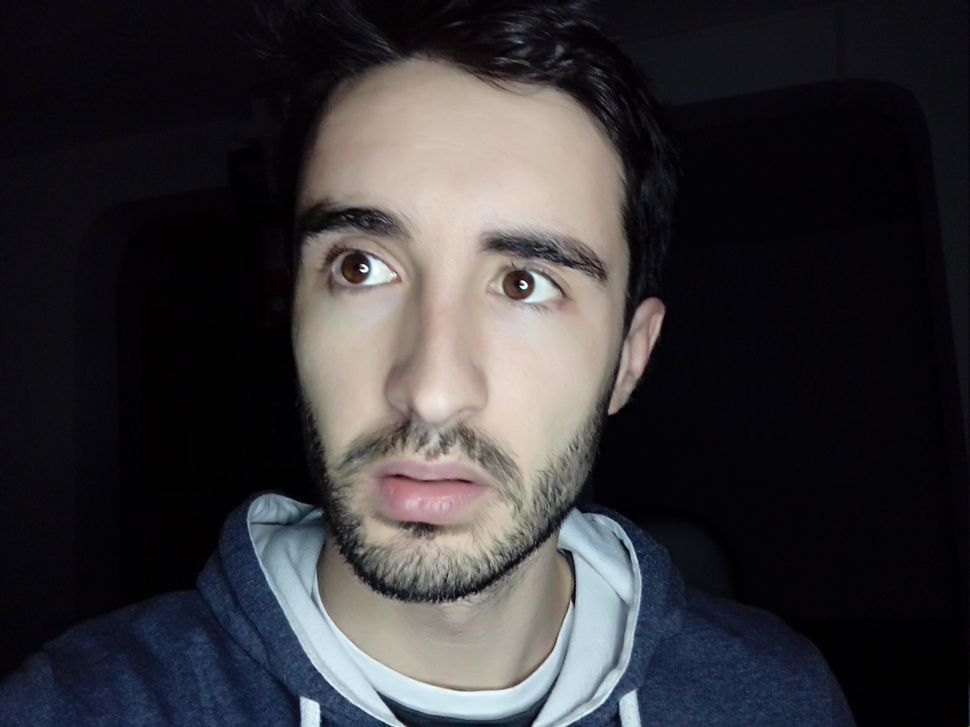
#> input picture sample.jpg, 970 x 727 px, shrunk from 2560 x 1920 before the run
$ python run.py
#> lines starting #> are read from the running program, lines starting #| are printed output that depends on the picture
import cv2
import csv

img = cv2.imread('sample.jpg')
#> img is the input picture: shape (727, 970, 3); mean B, G, R 55.9, 52.9, 54.6
height, width, channels = img.shape
#> height = 727; width = 970; channels = 3

gray_img = cv2.cvtColor(img, cv2.COLOR_BGR2GRAY)
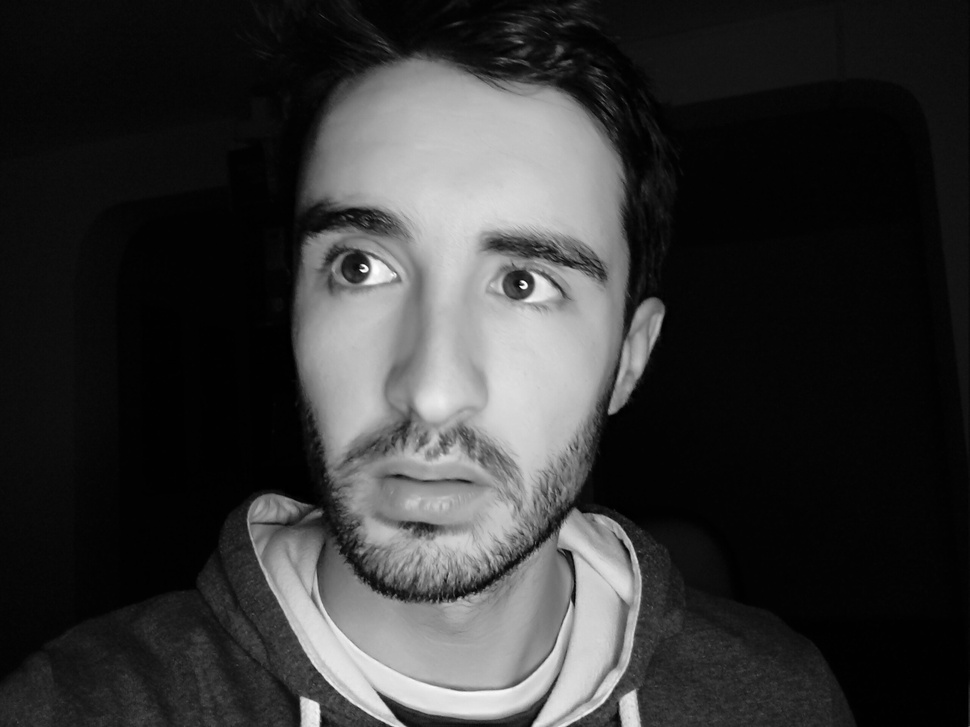
#> gray_img: shape (727, 970); min 0, max 254, mean 53.7
inv_gray_img = cv2.bitwise_not(gray_img)
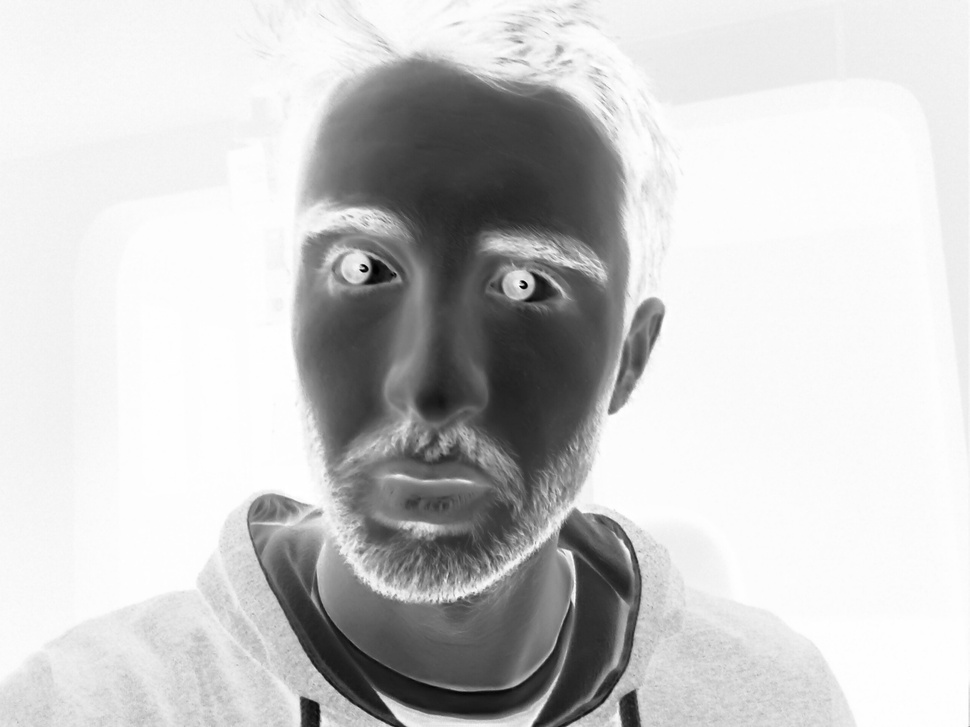
#> inv_gray_img: shape (727, 970); min 1, max 255, mean 201.3

# cv2.imshow('Gray image', gray)
dice_per_row = 120

z_fill_len = len(str(dice_per_row))

csv_row_columns = [str(element).zfill(z_fill_len) for element in list(range(1, dice_per_row+1))]

dice_side_dimension = int(width / dice_per_row)
#> dice_side_dimension = 8

x1, y1 = 0, 0
x2, y2 = dice_side_dimension, dice_side_dimension
#> x2 = 8; y2 = 8

max_gray = 255
min_gray = 0

start_range = min_gray
step_range = int(max_gray / 6)  # 6 dice faces
end_range = min_gray + step_range

dice_faces = []

for _ in range(0,6):
    dice_faces.append((start_range, end_range + 1 if end_range <= max_gray else max_gray + 1))
    start_range = end_range + 1
    end_range += step_range + 1

def draw_dice(x1, x2, y1, y2, dice_face):
    cv2.rectangle(inv_gray_img, (x1, y1), (x2, y2), int(240), -1)
    cv2.rectangle(inv_gray_img, (x1, y1), (x2, y2), (255,0,0), 1)

    if dice_face == 1:
        c1 = (int(x1 + (x2-x1) / 2), int(y1 + (y2-y1) / 2))
        cv2.circle(inv_gray_img, c1, 4, int(255/dice_face), -1)

    if dice_face == 2:
        c1 = int(x1 + int((x2-x1) / 2)), int(y1 + int((y2 - y1) / 6))
        c2 = int(x1 + int((x2-x1) / 2)), int(y2 - int((y2 - y1) / 6))

        cv2.circle(inv_gray_img, c1, 2, int(255/dice_face), -1)
        cv2.circle(inv_gray_img, c2, 2, int(255/dice_face), -1)

    if dice_face == 3:
        c1 = int(x1 + int((x2-x1) / 3)), int(y1 + int((y2 - y1) / 3))
        c2 = int(x1 + int((x2-x1) / 2)), int(y1 + int((y2 - y1) / 2))
        c3 = int(x2 - int((x2-x1) / 3)), int(y2 - int((y2 - y1) / 3))

        cv2.circle(inv_gray_img, c1, 2, int(255/dice_face), -1)
        cv2.circle(inv_gray_img, c2, 2, int(255/dice_face), -1)
        cv2.circle(inv_gray_img, c3, 2, int(255/dice_face), -1)

    if dice_face == 4:
        c1 = int(x1 + int((x2-x1) / 3)), int(y1 + int((y2 - y1) / 3))
        c2 = int(x2 - int((x2-x1) / 3)), int(y1 + int((y2 - y1) / 3))
        c3 = int(x1 + int((x2-x1) / 3)), int(y2 - int((y2 - y1) / 3))
        c4 = int(x2 - int((x2-x1) / 3)), int(y2 - int((y2 - y1) / 3))

        cv2.circle(inv_gray_img, c1, 2, int(255/dice_face), -1)
        cv2.circle(inv_gray_img, c2, 2, int(255/dice_face), -1)
        cv2.circle(inv_gray_img, c3, 2, int(255/dice_face), -1)
        cv2.circle(inv_gray_img, c4, 2, int(255/dice_face), -1)

    if dice_face == 5:
        c1 = int(x1 + int((x2-x1) / 3)), int(y1 + int((y2 - y1) / 6))
        c2 = int(x2 - int((x2-x1) / 3)), int(y1 + int((y2 - y1) / 6))
        c3 = int(x1 + int((x2-x1) / 3)), int(y2 - int((y2 - y1) / 6))
        c4 = int(x2 - int((x2-x1) / 3)), int(y2 - int((y2 - y1) / 6))
        c5 = int(x1 + int((x2-x1) / 2)), int(y1 + int((y2 - y1) / 2))

        cv2.circle(inv_gray_img, c1, 2, int(255/dice_face), -1)
        cv2.circle(inv_gray_img, c2, 2, int(255/dice_face), -1)
        cv2.circle(inv_gray_img, c3, 2, int(255/dice_face), -1)
        cv2.circle(inv_gray_img, c4, 2, int(255/dice_face), -1)
        cv2.circle(inv_gray_img, c5, 2, int(255/dice_face), -1)

    if dice_face == 6:
        c1 = int(x1 + int((x2-x1) / 3)), int(y1 + int((y2 - y1) / 6))
        c2 = int(x2 - int((x2-x1) / 3)), int(y1 + int((y2 - y1) / 6))
        c3 = int(x1 + int((x2-x1) / 3)), int(y2 - int((y2 - y1) / 6))
        c4 = int(x2 - int((x2-x1) / 3)), int(y2 - int((y2 - y1) / 6))
        c5 = int(x1 + int((x2-x1) / 3)), int(y1 + int((y2 - y1) / 2))
        c6 = int(x2 - int((x2-x1) / 3)), int(y1 + int((y2 - y1) / 2))

        cv2.circle(inv_gray_img, c1, 2, int(255/dice_face), -1)
        cv2.circle(inv_gray_img, c2, 2, int(255/dice_face), -1)
        cv2.circle(inv_gray_img, c3, 2, int(255/dice_face), -1)
        cv2.circle(inv_gray_img, c4, 2, int(255/dice_face), -1)
        cv2.circle(inv_gray_img, c5, 2, int(255/dice_face), -1)
        cv2.circle(inv_gray_img, c6, 2, int(255/dice_face), -1)


for row in range(1, int(height / dice_side_dimension) + 1):
    csv_row_values = []

    while x2 < width:
        cv2.rectangle(gray_img, (x1, y1), (x2, y2), (255,0,0), 1)
        cv2.rectangle(img, (x1, y1), (x2, y2), (255,0,0), 1)
        cv2.rectangle(inv_gray_img, (x1, y1), (x2, y2), (255,0,0), 1)

        # sub_image = img[y:y+h, x:x+w]
        x = x1
        y = y1
        w = x2-x1
        h = y2-y1
        dice_val = 1

        mean_val = cv2.mean(inv_gray_img[y:y+h, x:x+w])

        for ran in dice_faces:
            if int(mean_val[0]) in range(ran[0], ran[-1]):
                dice_val = dice_faces.index(ran) + 1
                cv2.putText(gray_img, str(dice_val), (int(x+dice_side_dimension/3),int(y-dice_side_dimension/2)), cv2.FONT_HERSHEY_SIMPLEX, 0.2, (0, 255, 0))
                cv2.putText(img, str(dice_val), (int(x+dice_side_dimension/3),int(y-dice_side_dimension/2)), cv2.FONT_HERSHEY_SIMPLEX, 0.2, (0, 255, 0))

                draw_dice(x1, x2 , y1, y2, dice_val)

                break

        x1 += dice_side_dimension
        x2 += dice_side_dimension

        csv_row_values.append(str(dice_val).zfill(z_fill_len))

    x1 = 0
    x2 = dice_side_dimension

    y1 = dice_side_dimension * row
    y2 = dice_side_dimension * row + dice_side_dimension

    with open('output.csv', "a") as output:
        writer = csv.writer(output, lineterminator='\n')

        writer.writerow([row, '-'] + csv_row_columns)
        writer.writerow([row, '-'] + csv_row_values)
        writer.writerow('')
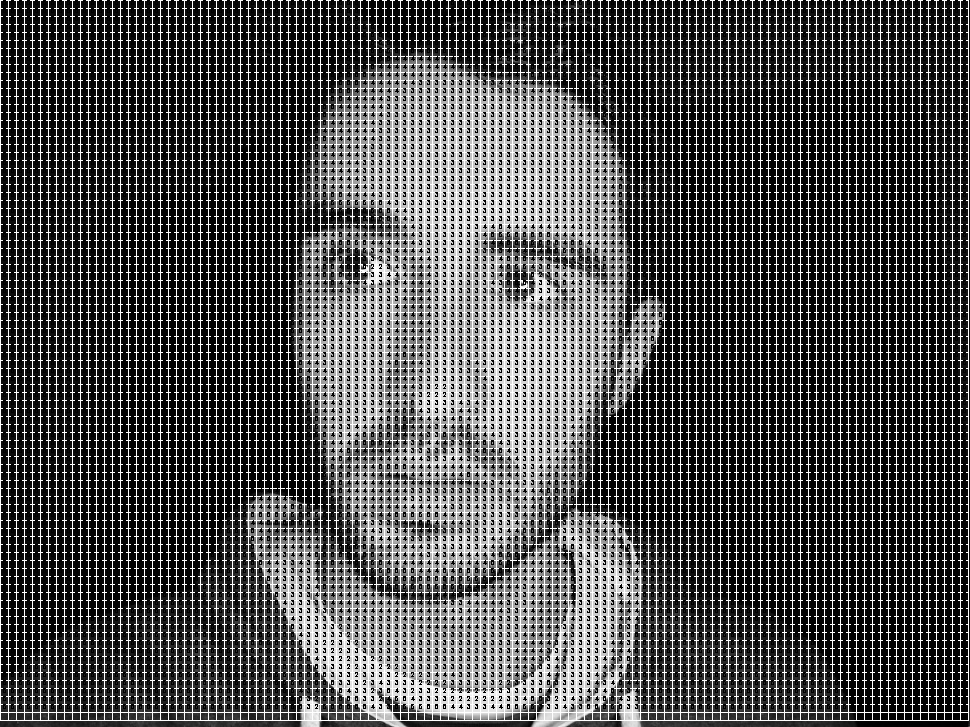
#> gray_img: shape (727, 970); min 0, max 255, mean 83
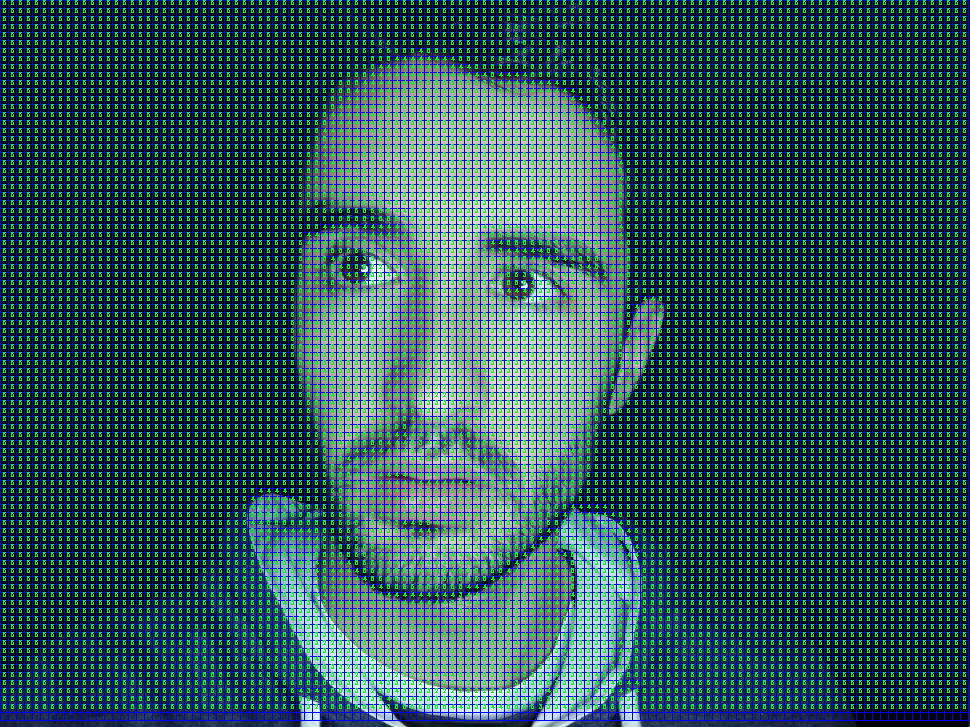
#> img: shape (727, 970, 3); mean B, G, R 84.4, 79.2, 34.7
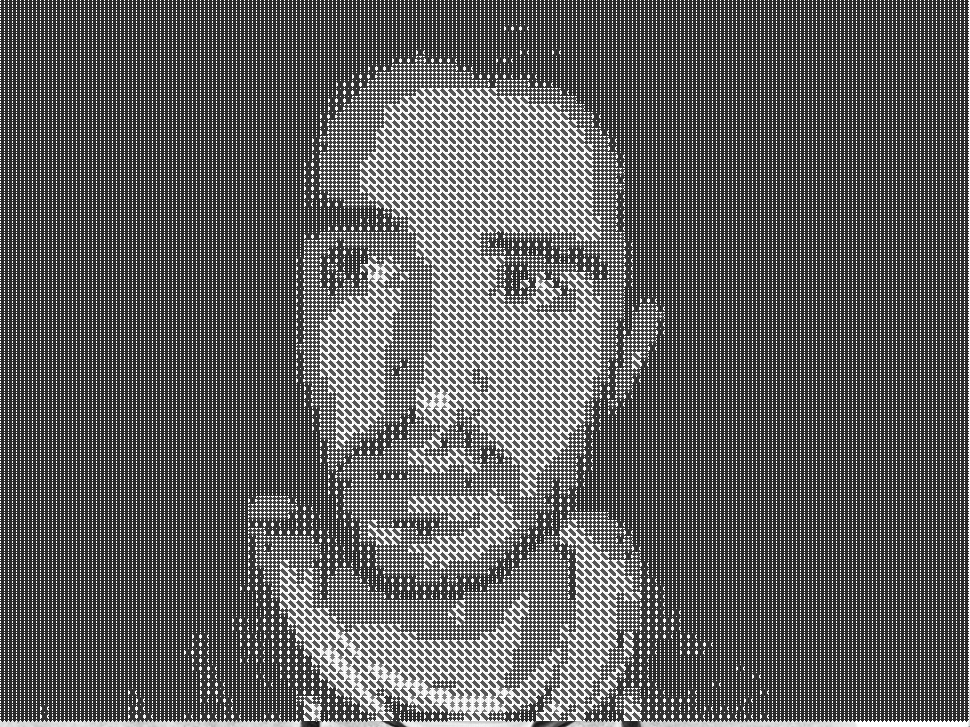
#> inv_gray_img: shape (727, 970); min 18, max 255, mean 95.3


cv2.imwrite('output-on-gray.png',gray_img)
cv2.imwrite('output-on-color.png',img)
cv2.imwrite('output-to-dice.png',inv_gray_img)

total_dice = (int(height / dice_side_dimension) + 1) * dice_per_row
print('you will need {} dices. {} dice per row with {} rows'.format(total_dice, dice_per_row, int(height / dice_side_dimension) + 1))
#| you will need 10920 dices. 120 dice per row with 91 rows

# cv2.waitKey(0)
# cv2.destroyAllWindows()
